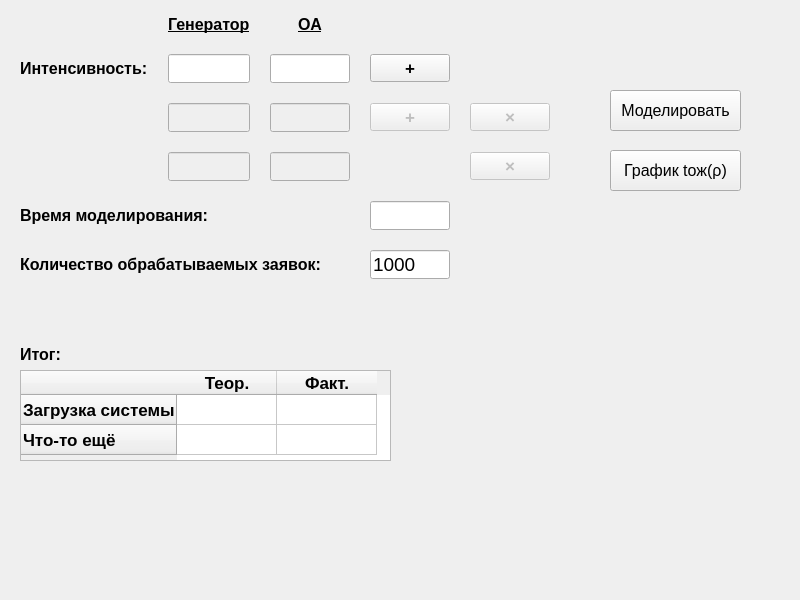
<?xml version="1.0" encoding="UTF-8"?>
<ui version="4.0">
 <class>mainwindow</class>
 <widget class="QWidget" name="mainwindow">
  <property name="geometry">
   <rect>
    <x>0</x>
    <y>0</y>
    <width>800</width>
    <height>600</height>
   </rect>
  </property>
  <property name="windowTitle">
   <string>mainwindow</string>
  </property>
  <widget class="QWidget" name="layoutWidget">
   <property name="geometry">
    <rect>
     <x>10</x>
     <y>10</y>
     <width>550</width>
     <height>279</height>
    </rect>
   </property>
   <layout class="QGridLayout" name="gridLayout" rowstretch="0,0,0,0,0,0" columnstretch="0,0,0,0,0">
    <property name="leftMargin">
     <number>10</number>
    </property>
    <property name="topMargin">
     <number>5</number>
    </property>
    <property name="rightMargin">
     <number>10</number>
    </property>
    <property name="bottomMargin">
     <number>10</number>
    </property>
    <property name="spacing">
     <number>20</number>
    </property>
    <item row="4" column="0" colspan="2">
     <widget class="QLabel" name="label_4">
      <property name="font">
       <font>
        <pointsize>12</pointsize>
        <weight>75</weight>
        <bold>true</bold>
        <underline>false</underline>
       </font>
      </property>
      <property name="text">
       <string>Время моделирования:</string>
      </property>
     </widget>
    </item>
    <item row="2" column="3">
     <widget class="QPushButton" name="addI3">
      <property name="enabled">
       <bool>false</bool>
      </property>
      <property name="font">
       <font>
        <pointsize>13</pointsize>
        <weight>75</weight>
        <bold>true</bold>
       </font>
      </property>
      <property name="text">
       <string>+</string>
      </property>
      <property name="iconSize">
       <size>
        <width>16</width>
        <height>16</height>
       </size>
      </property>
     </widget>
    </item>
    <item row="3" column="4">
     <widget class="QPushButton" name="delI3">
      <property name="enabled">
       <bool>false</bool>
      </property>
      <property name="font">
       <font>
        <pointsize>13</pointsize>
        <weight>75</weight>
        <bold>true</bold>
       </font>
      </property>
      <property name="text">
       <string>×</string>
      </property>
      <property name="iconSize">
       <size>
        <width>16</width>
        <height>16</height>
       </size>
      </property>
     </widget>
    </item>
    <item row="5" column="0" colspan="3">
     <widget class="QLabel" name="label_5">
      <property name="font">
       <font>
        <pointsize>12</pointsize>
        <weight>75</weight>
        <bold>true</bold>
        <underline>false</underline>
       </font>
      </property>
      <property name="text">
       <string>Количество обрабатываемых заявок:</string>
      </property>
     </widget>
    </item>
    <item row="2" column="4">
     <widget class="QPushButton" name="delI2">
      <property name="enabled">
       <bool>false</bool>
      </property>
      <property name="font">
       <font>
        <pointsize>13</pointsize>
        <weight>75</weight>
        <bold>true</bold>
       </font>
      </property>
      <property name="text">
       <string>×</string>
      </property>
      <property name="iconSize">
       <size>
        <width>16</width>
        <height>16</height>
       </size>
      </property>
     </widget>
    </item>
    <item row="1" column="0">
     <widget class="QLabel" name="label_3">
      <property name="font">
       <font>
        <pointsize>12</pointsize>
        <weight>75</weight>
        <bold>true</bold>
        <underline>false</underline>
       </font>
      </property>
      <property name="text">
       <string>Интенсивность:</string>
      </property>
     </widget>
    </item>
    <item row="0" column="1">
     <widget class="QLabel" name="label">
      <property name="font">
       <font>
        <pointsize>12</pointsize>
        <weight>75</weight>
        <bold>true</bold>
        <underline>true</underline>
       </font>
      </property>
      <property name="text">
       <string>Генератор</string>
      </property>
     </widget>
    </item>
    <item row="1" column="1">
     <widget class="QLineEdit" name="IG1">
      <property name="font">
       <font>
        <pointsize>14</pointsize>
       </font>
      </property>
      <property name="text">
       <string/>
      </property>
     </widget>
    </item>
    <item row="1" column="2">
     <widget class="QLineEdit" name="IO1">
      <property name="enabled">
       <bool>true</bool>
      </property>
      <property name="font">
       <font>
        <pointsize>14</pointsize>
       </font>
      </property>
      <property name="text">
       <string/>
      </property>
     </widget>
    </item>
    <item row="0" column="2">
     <widget class="QLabel" name="label_2">
      <property name="maximumSize">
       <size>
        <width>236</width>
        <height>16777215</height>
       </size>
      </property>
      <property name="font">
       <font>
        <pointsize>12</pointsize>
        <weight>75</weight>
        <bold>true</bold>
        <underline>true</underline>
       </font>
      </property>
      <property name="text">
       <string>ОА</string>
      </property>
      <property name="alignment">
       <set>Qt::AlignCenter</set>
      </property>
     </widget>
    </item>
    <item row="2" column="1">
     <widget class="QLineEdit" name="IG2">
      <property name="enabled">
       <bool>false</bool>
      </property>
      <property name="font">
       <font>
        <pointsize>14</pointsize>
       </font>
      </property>
      <property name="text">
       <string/>
      </property>
     </widget>
    </item>
    <item row="3" column="1">
     <widget class="QLineEdit" name="IG3">
      <property name="enabled">
       <bool>false</bool>
      </property>
      <property name="font">
       <font>
        <pointsize>14</pointsize>
       </font>
      </property>
      <property name="text">
       <string/>
      </property>
     </widget>
    </item>
    <item row="2" column="2">
     <widget class="QLineEdit" name="IO2">
      <property name="enabled">
       <bool>false</bool>
      </property>
      <property name="font">
       <font>
        <pointsize>14</pointsize>
       </font>
      </property>
      <property name="text">
       <string/>
      </property>
     </widget>
    </item>
    <item row="3" column="2">
     <widget class="QLineEdit" name="IO3">
      <property name="enabled">
       <bool>false</bool>
      </property>
      <property name="font">
       <font>
        <pointsize>14</pointsize>
       </font>
      </property>
      <property name="text">
       <string/>
      </property>
     </widget>
    </item>
    <item row="1" column="3">
     <widget class="QPushButton" name="addI2">
      <property name="enabled">
       <bool>true</bool>
      </property>
      <property name="font">
       <font>
        <pointsize>13</pointsize>
        <weight>75</weight>
        <bold>true</bold>
       </font>
      </property>
      <property name="text">
       <string>+</string>
      </property>
      <property name="iconSize">
       <size>
        <width>16</width>
        <height>16</height>
       </size>
      </property>
     </widget>
    </item>
    <item row="4" column="3">
     <widget class="QLineEdit" name="timeM">
      <property name="enabled">
       <bool>true</bool>
      </property>
      <property name="font">
       <font>
        <pointsize>14</pointsize>
       </font>
      </property>
      <property name="text">
       <string/>
      </property>
     </widget>
    </item>
    <item row="5" column="3">
     <widget class="QLineEdit" name="num">
      <property name="enabled">
       <bool>true</bool>
      </property>
      <property name="font">
       <font>
        <pointsize>14</pointsize>
       </font>
      </property>
      <property name="text">
       <string>1000</string>
      </property>
     </widget>
    </item>
   </layout>
  </widget>
  <widget class="QPushButton" name="DoModeling">
   <property name="geometry">
    <rect>
     <x>610</x>
     <y>90</y>
     <width>131</width>
     <height>41</height>
    </rect>
   </property>
   <property name="font">
    <font>
     <pointsize>12</pointsize>
     <weight>50</weight>
     <bold>false</bold>
    </font>
   </property>
   <property name="text">
    <string>Моделировать</string>
   </property>
  </widget>
  <widget class="QPushButton" name="DoGraph">
   <property name="geometry">
    <rect>
     <x>610</x>
     <y>150</y>
     <width>131</width>
     <height>41</height>
    </rect>
   </property>
   <property name="font">
    <font>
     <pointsize>12</pointsize>
     <weight>50</weight>
     <bold>false</bold>
    </font>
   </property>
   <property name="text">
    <string>График tож(ρ)</string>
   </property>
  </widget>
  <widget class="QLabel" name="label_7">
   <property name="geometry">
    <rect>
     <x>20</x>
     <y>340</y>
     <width>131</width>
     <height>29</height>
    </rect>
   </property>
   <property name="font">
    <font>
     <pointsize>12</pointsize>
     <weight>75</weight>
     <bold>true</bold>
     <underline>false</underline>
    </font>
   </property>
   <property name="text">
    <string>Итог:</string>
   </property>
  </widget>
  <widget class="QTableWidget" name="tableWidget">
   <property name="geometry">
    <rect>
     <x>20</x>
     <y>370</y>
     <width>371</width>
     <height>91</height>
    </rect>
   </property>
   <property name="font">
    <font>
     <pointsize>13</pointsize>
    </font>
   </property>
   <attribute name="horizontalHeaderMinimumSectionSize">
    <number>52</number>
   </attribute>
   <row>
    <property name="text">
     <string>Загрузка системы</string>
    </property>
    <property name="font">
     <font>
      <pointsize>13</pointsize>
      <weight>75</weight>
      <bold>true</bold>
     </font>
    </property>
   </row>
   <row>
    <property name="text">
     <string>Что-то ещё</string>
    </property>
    <property name="font">
     <font>
      <pointsize>13</pointsize>
      <weight>75</weight>
      <bold>true</bold>
     </font>
    </property>
   </row>
   <column>
    <property name="text">
     <string>Теор.</string>
    </property>
    <property name="font">
     <font>
      <pointsize>13</pointsize>
      <weight>75</weight>
      <bold>true</bold>
     </font>
    </property>
   </column>
   <column>
    <property name="text">
     <string>Факт.</string>
    </property>
    <property name="font">
     <font>
      <pointsize>13</pointsize>
      <weight>75</weight>
      <bold>true</bold>
     </font>
    </property>
   </column>
  </widget>
 </widget>
 <resources/>
 <connections/>
</ui>
